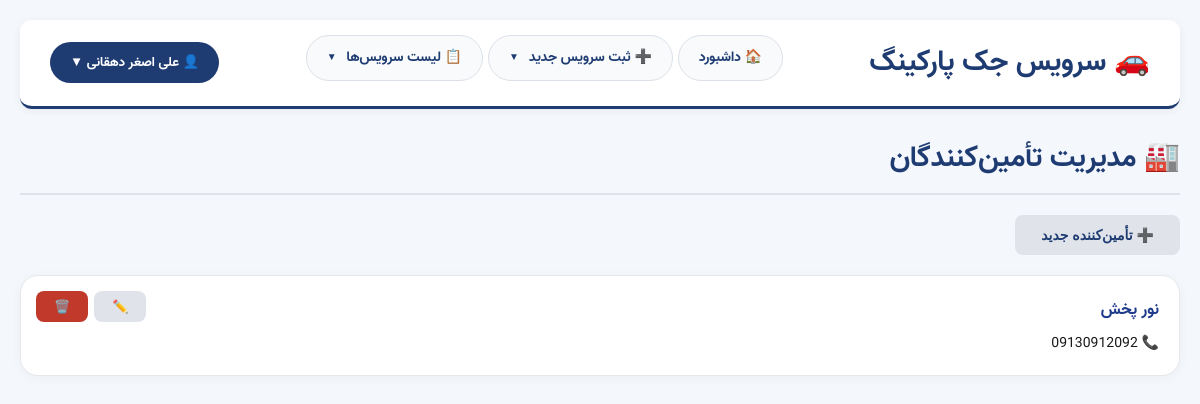
Page /suppliers.php (signed in) on the committed database.
### tables this page shows
CREATE TABLE IF NOT EXISTS `menu_items` (
  `id` int(11) NOT NULL AUTO_INCREMENT,
  `title` varchar(100) NOT NULL,
  `url` varchar(255) NOT NULL,
  `sort_order` int(11) DEFAULT 0,
  `parent_id` int(11) DEFAULT NULL,
  `icon` varchar(10) DEFAULT NULL,
  `is_active` tinyint(1) DEFAULT 1,
  PRIMARY KEY (`id`)
);

CREATE TABLE IF NOT EXISTS `suppliers` (
  `id` int(11) NOT NULL AUTO_INCREMENT,
  `name` varchar(255) NOT NULL,
  `phone` varchar(20) DEFAULT NULL,
  `address` text DEFAULT NULL,
  `email` varchar(100) DEFAULT NULL,
  `notes` text DEFAULT NULL,
  `created_at` timestamp NOT NULL DEFAULT current_timestamp(),
  PRIMARY KEY (`id`)
);

### suppliers.php (the view, shortened to what this page needs)
<?php
require_once __DIR__ . '/config.php';
$suppliers = $pdo->query("SELECT * FROM suppliers ORDER BY name")->fetchAll();
require_once __DIR__ . '/header.php';
?>
<h2>🏭 مدیریت تأمین‌کنندگان</h2>
<button class="btn btn-primary" onclick="openSupplierModal()">➕ تأمین‌کننده جدید</button>
<div style="margin-top:20px;">
    <?php foreach ($suppliers as $s): ?>
        <div class="supplier-card">
            <div class="card-actions">
                <button class="btn small" onclick="editSupplier(<?= htmlspecialchars(json_encode($s)) ?>)">✏️</button>
                <button class="btn small danger" onclick="if(confirm('حذف شود؟')) window.location.href='?delete_id=<?= $s['id'] ?>'">🗑️</button>
            </div>
            <h3><?= htmlspecialchars($s['name']) ?></h3>
            <p>📞 <?= htmlspecialchars($s['phone'] ?? '—') ?></p>
        </div>
    <?php endforeach; ?>
</div>

### header.php (shortened to what this page needs)
<?php
require_once __DIR__ . '/config.php';
$currentPage = basename($_SERVER['PHP_SELF']);
$topMenu = $pdo->query("
    SELECT * FROM menu_items
    WHERE parent_id IS NULL AND is_active = 1
    ORDER BY sort_order
")->fetchAll(PDO::FETCH_ASSOC);
$allSubMenus = $pdo->query("
    SELECT * FROM menu_items
    WHERE parent_id IS NOT NULL AND is_active = 1
    ORDER BY sort_order
")->fetchAll(PDO::FETCH_ASSOC);
$subMenus = [];
foreach ($allSubMenus as $sub) {
    $subMenus[$sub['parent_id']][] = $sub;
}
$isLoggedIn = isset($_SESSION['user_id']);
$userFullName = $_SESSION['user_full_name'] ?? '';
?>
<!DOCTYPE html>
<html lang="fa" dir="rtl">
<head>
    <link rel="stylesheet" href="style.css">
</head>
<body>
<div class="container">
    <header class="main-header">
        <div class="logo"><h1>🚗 سرویس جک پارکینگ</h1></div>
        <nav class="main-nav">
            <?php foreach ($topMenu as $item):
                $hasSub = isset($subMenus[$item['id']]) && count($subMenus[$item['id']]) > 0;
                $isActive = ($currentPage == basename($item['url']));
            ?>
                <div class="menu-item">
                    <?php if ($hasSub): ?>
                        <a href="javascript:void(0)" class="menu-link <?= $isActive ? 'active' : '' ?>">
                            <?= htmlspecialchars($item['title']) ?>
                            <span class="arrow">▼</span>
                        </a>
                    <?php else: ?>
                        <a href="<?= $item['url'] ?>" class="menu-link <?= $isActive ? 'active' : '' ?>">
                            <?= htmlspecialchars($item['title']) ?>
                        </a>
                    <?php endif; ?>
                </div>
            <?php endforeach; ?>
        </nav>
        <?php if ($isLoggedIn): ?>
            <div class="user-menu">
                <button class="user-menu-btn" onclick="document.getElementById('userDropdown').classList.toggle('show')">
                    👤 <?= htmlspecialchars($userFullName) ?> ▼
                </button>
            </div>
        <?php else: ?>
            <a href="login.php" class="btn small">ورود</a>
        <?php endif; ?>
    </header>
    <main>

### style.css (style rules this page uses)
* { box-sizing: border-box; margin: 0; padding: 0; }
body { font-family: 'Vazir', Tahoma, sans-serif; background: #f4f7fc; color: #1a1a1a; font-size: 14px; line-height: 1.7; direction: rtl; }
.container { max-width: 1300px; margin: 0 auto; padding: 20px; }
.main-header { background: #ffffff; border-radius: 12px; box-shadow: 0 2px 8px rgba(0,0,0,0.06); padding: 15px 30px; margin-bottom: 25px; display: flex; align-items: center; justify-content: space-between; border-bottom: 3px solid #1e3c72; }
.logo h1 { font-size: 1.8rem; color: #1e3c72; font-weight: bold; }
h2 { color: #1e3c72; font-size: 1.8rem; margin-bottom: 20px; border-bottom: 2px solid #e0e4ea; padding-bottom: 10px; }
.btn { display: inline-block; padding: 12px 26px; border-radius: 8px; font-weight: 600; font-size: 14px; cursor: pointer; transition: 0.2s; text-decoration: none; border: none; background: #e0e4ea; color: #1e3c72; }
.btn.danger { background: #c0392b; color: white; }
.btn.small { padding: 8px 18px; font-size: 13px; }
.main-nav { display: flex; align-items: center; gap: 5px; flex-wrap: wrap; }
.menu-item { position: relative; padding-bottom: 10px; }
.menu-link { display: flex; align-items: center; gap: 6px; padding: 10px 20px; border-radius: 40px; background: #f8fafc; color: #1e3c72; text-decoration: none; font-weight: 600; transition: 0.2s; border: 1px solid #dce1e8; white-space: nowrap; }

### header.php (style rules this page uses)
.main-nav { display: flex; align-items: center; gap: 5px; }
.menu-item { position: relative; display: inline-block; }
.menu-link { display: flex; align-items: center; gap: 6px; padding: 10px 20px; border-radius: 40px; background: #f8fafc; color: #1e3c72; text-decoration: none; font-weight: 600; transition: 0.2s; border: 1px solid #dce1e8; white-space: nowrap; }
.menu-link .arrow { font-size: 10px; margin-right: 4px; transition: 0.2s; }
.user-menu { position: relative; display: inline-block; }
.user-menu-btn { background: #1e3c72; color: white; padding: 10px 20px; border-radius: 40px; cursor: pointer; border: none; font-family: inherit; font-weight: bold; display: flex; align-items: center; gap: 8px; transition: 0.2s; }

### suppliers.php (style rules this page uses)
.supplier-card { background: #fff; border-radius: 18px; padding: 20px; box-shadow: 0 2px 12px rgba(0,0,0,0.04); border: 1px solid #e5e7eb; margin-bottom: 15px; position: relative; }
.supplier-card h3 { color: #1e3a8a; margin-bottom: 8px; }
.card-actions { position: absolute; top: 15px; left: 15px; display: flex; gap: 6px; }

### rows in the picture
menu_items: title "🏠 داشبورد"
menu_items: title "➕ ثبت سرویس جدید"
menu_items: title "📋 لیست سرویس‌ها"
suppliers: name "نور پخش", phone "09130912092"

### other values in the picture
$userFullName "علی اصغر دهقانی"
